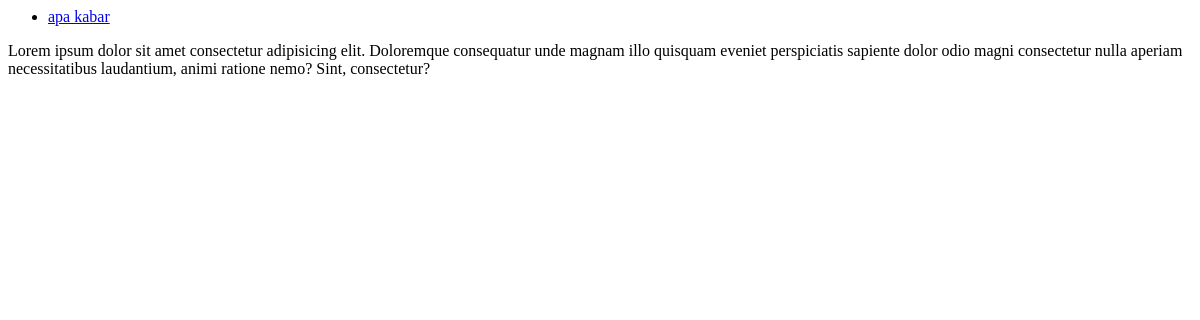
Before: /polls/ with the older database file.
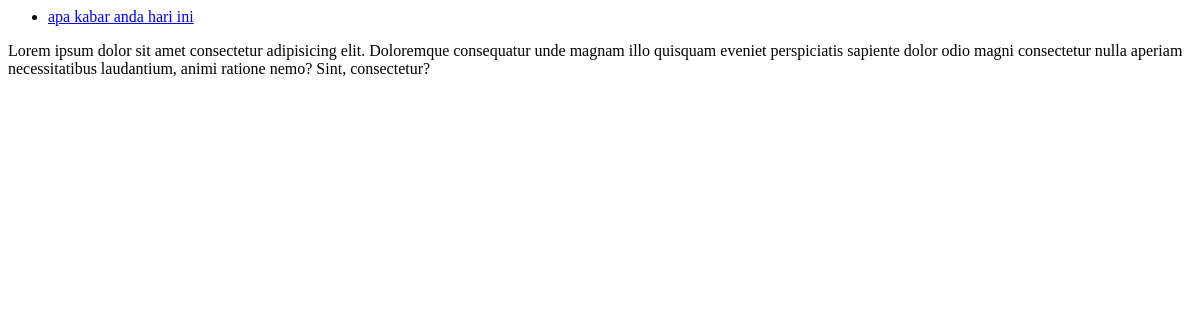
After: the same page with the newer database file.
### polls/models.py (models this page shows, shortened)
class Question(models.Model):
    question_text = models.CharField(max_length=200)
    pub_date = models.DateTimeField('Date Published')

### polls/views.py (the view)
# urls.py: path("", views.index, name="index"),
def index(request):
	latest_question_list = Question.objects.order_by("-pub_date")[:5]
	context = {
		"latest_question_list": latest_question_list,
	}
	return render(request,"polls/index.html", context)

### polls/templates/polls/index.html
{% if latest_question_list %}
    <ul>
    {% for question in latest_question_list %}
        <li><a href="/polls/{{ question.id }}/">{{ question.question_text }}</a></li>
    {% endfor %}
    </ul>
{% else %}
    <p>No polls are available.</p>
{% endif %}
<p>Lorem ipsum dolor sit amet consectetur adipisicing elit. Doloremque consequatur unde magnam illo quisquam eveniet perspiciatis sapiente dolor odio magni consectetur nulla aperiam necessitatibus laudantium, animi ratione nemo? Sint, consectetur?</p>

Changed rows visible on the page:
changed Question: question_text "apa kabar" → "apa kabar anda hari ini"
